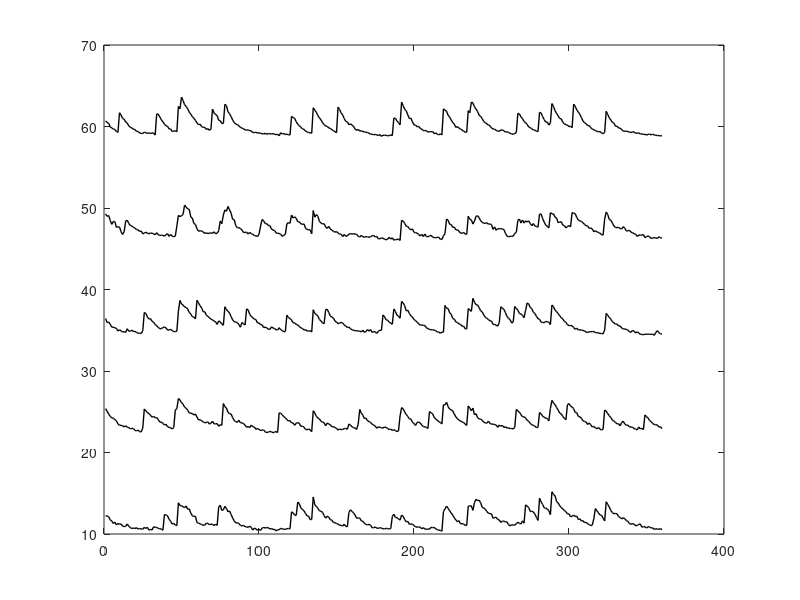

Here is the MATLAB script that generated this plot: (Note: this script raises an error after producing the figure.)
%% Example Ca2+ activity traces (M5-FOV6)

% Load data
load('Fig1hi.mat');
F = F(iscell(:,1)==1,:);
stat = stat(:,iscell(:,1)==1);

% Compute the spatial position for each ROI
spatial_positions = zeros(1, length(stat));
for i = 1:length(stat)
    x_avg = mean(stat{1, i}.xpix);
    y_avg = mean(stat{1, i}.ypix);
    
    spatial_positions(i) = y_avg * 4 - x_avg; % scale y by 4 and subtract x
end

% Get the indices that would sort the ROIs by their spatial positions
[~, sorted_indices] = sort(spatial_positions);

% Sort the 'F' matrix using these indices
F = F(sorted_indices, :);
stat = stat(:, sorted_indices);

%clean up the 'F' matrix 
for c = 1:size(F,1)
    if sum(F(c,:))==0
        F(c,:) = NaN(1,8000);
        stat(c)=[];
    end
end
F(any(isnan(F), 2), :) = [];

% Convert raw fluorescence to normalized signals
for c = 1:size(F,1)
Fsd(c,:)=zscore(F(c,:));
end

% Plot 
Cue_plot =  [7244;7331;7431;7519]-7201; 
high_d = [15;12;4;26;19];
color2 = [0.5 0 1 ;1 0.7529 0; 1 0 1; 0.5 0 0.5];

for c= 1:5
    plot(Fsd(high_d(c),7200:7559)+12*c,'k','LineWidth', 1 ); hold on
end

xline(Cue_plot(1),'--','Color',color2(1,:)); hold on
xline(Cue_plot(2),'--','Color',color2(2,:)); hold on
xline(Cue_plot(3),'--','Color',color2(1,:)); hold on
xline(Cue_plot(4),'--','Color',color2(2,:)); hold on
set(gca,'color','w')
set(gca,'YTickLabel',[]);
set(gca,'XTickLabel',[]);
set(gca,'visible','off')
box off

%add scalebar
scalebar;